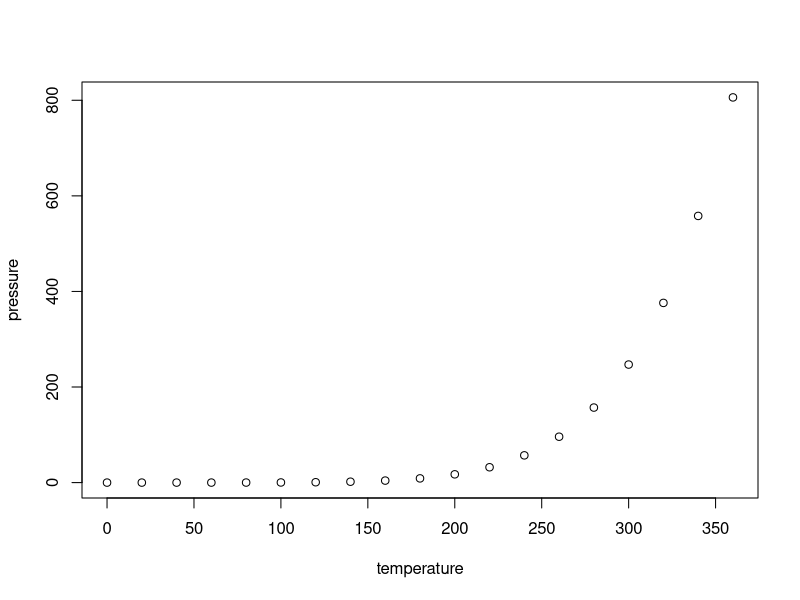
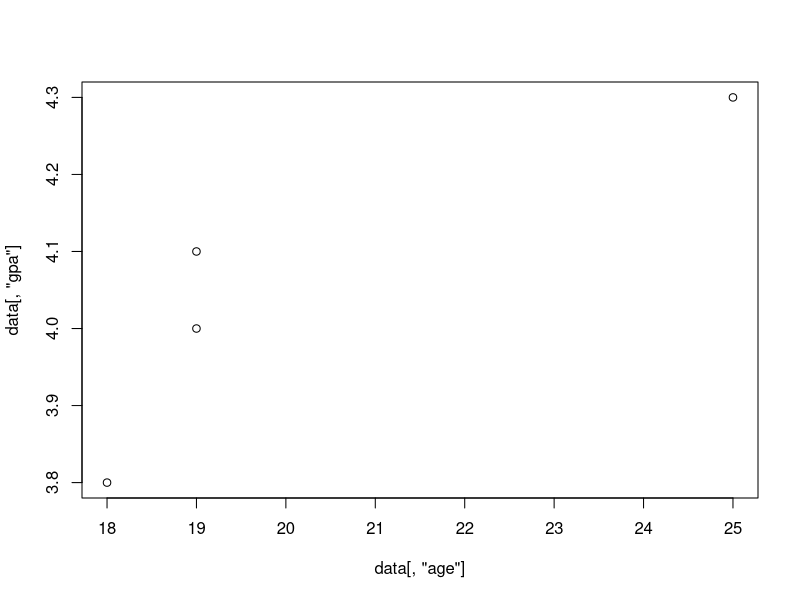

Recreate these plots in R, in order.
## ---- chunk 1
knitr::opts_chunk$set(echo = TRUE)
## ---- chunk 2
summary(cars)
## ---- chunk 3
plot(pressure)
## ---- chunk 4
setwd('~/Documents/DSP/Data_Science_Programming/w1')
data <- read.table( 'data/data.csv', header=TRUE, sep=',' )
data
data[,'name']
data[1,]
data[,1:2]
data[,'id']
class(data[,'name'])
## ---- chunk 5

f1 <- function( a, b ){ return(a+b) }
f2 <- function( a, b ){ return(a-b) }
case <- 2

switch( case, f1(5, 3), f2(5, 3) )

## ---- chunk 6
plot( data[,'age'], data[,'gpa'] )
## ---- chunk 7
# with {r code=readLines('ex1.R')}
## ---- chunk 8
class( x <- cut( data[,'age'], c(20, 30), c(99) ) )
data$age
x
